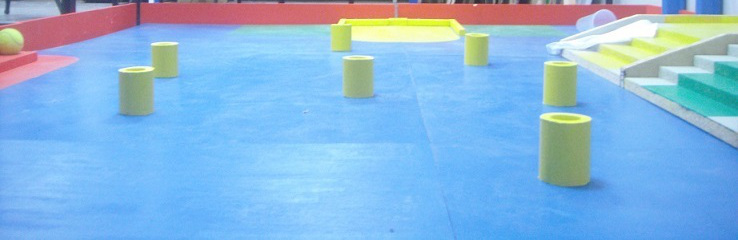
#> input picture Informatique/ColorDetection/test1.JPG, 738 x 240 px
$ python -i ColorDetection.py   (imports and definitions only)
#> lines starting #> are read from the running program, lines starting #| are printed output that depends on the picture; after the words box and inside, x2 and y2 are one past the last pixel; in counts of white or black regions, pixels touching at a corner belong together
#> further down, picture is the input picture: shape (240, 738, 3); mean B, G, R 221.6, 182.3, 136
# -*- coding: utf-8 -*-
"""
Created on Sun Dec 14 19:31:20 2014

@author: Darkpudding
"""

import numpy as np
import cv2

class ColorDetection:

    # used in cv2.createTrackBar
    @staticmethod
    def nothing(x):
        pass

    # [68 lines left out: function runWebcam, not called in this run]

    @staticmethod
    def runImage(imgOriginal):

        cv2.namedWindow('Control') # create a window called "Control"

        # Hue, Saturation, Value
        iLowH = 0
        iHighH = 179

        iLowS = 0
        iHighS = 255

        iLowV = 0
        iHighV = 255

        # Create trackbars in "Control" window
        cv2.createTrackbar("LowH", "Control", iLowH, 179, ColorDetection.nothing); # Hue (0 - 179)
#> slider 'LowH' is set to 35
        cv2.createTrackbar("HighH", "Control", iHighH, 179, ColorDetection.nothing);

        cv2.createTrackbar("LowS", "Control", iLowS, 255, ColorDetection.nothing); # Saturation (0 - 255)
#> slider 'LowS' is set to 51
        cv2.createTrackbar("HighS", "Control", iHighS, 255, ColorDetection.nothing);

        cv2.createTrackbar("LowV", "Control", iLowV, 255, ColorDetection.nothing); # Value (0 - 255)
#> slider 'LowV' is set to 51
        cv2.createTrackbar("HighV", "Control", iHighV, 255, ColorDetection.nothing);

        cv2.createTrackbar("Resolution", "Control", 5, 10, ColorDetection.nothing); # erode, dilate size

        while True:

            imgHSV = cv2.cvtColor(imgOriginal, cv2.COLOR_BGR2HSV) # Convert the captured frame from BGR to HSV
#> imgHSV: shape (240, 738, 3); mean H, S, V 100.2, 118.1, 234.1
            # lowe_HSV= [LowH,LowS,LowV]  upper_HSV = [HighH,HighS,HighV]
            lower_HSV = np.array([cv2.getTrackbarPos('LowH','Control'),cv2.getTrackbarPos('LowS','Control'),cv2.getTrackbarPos('LowV','Control')])
            upper_HSV = np.array([cv2.getTrackbarPos('HighH','Control'),cv2.getTrackbarPos('HighS','Control'),cv2.getTrackbarPos('HighV','Control')])
            s = cv2.getTrackbarPos("Resolution", "Control")+1  # erode, dilate size

            imgThresholded = cv2.inRange(imgHSV, lower_HSV, upper_HSV) #Threshold the image
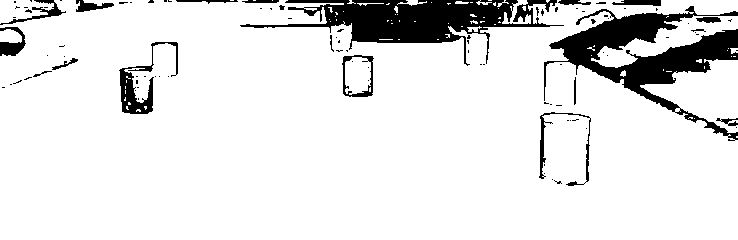
#> imgThresholded: shape (240, 738); 89.1% white; 97 black regions (77 under 20 px), largest, box (x1, y1, x2, y2) and area: (544, 6, 738, 141) 7776, (240, 0, 564, 66) 7370, (119, 42, 178, 114) 1069

            # morphological opening (remove small objects from the foreground)
            imgThresholded = cv2.erode(imgThresholded, cv2.getStructuringElement(cv2.MORPH_ELLIPSE, (s, s)) );
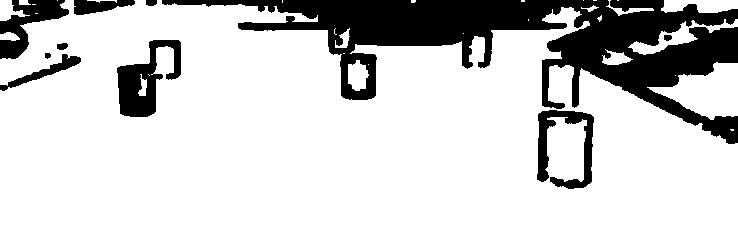
#> imgThresholded: shape (240, 738); 80.8% white; 10 black regions, largest, box (x1, y1, x2, y2) and area: (162, 0, 738, 144) 26481, (117, 40, 181, 117) 2413, (537, 110, 594, 189) 1833
            imgThresholded = cv2.dilate(imgThresholded, cv2.getStructuringElement(cv2.MORPH_ELLIPSE, (s, s)) );
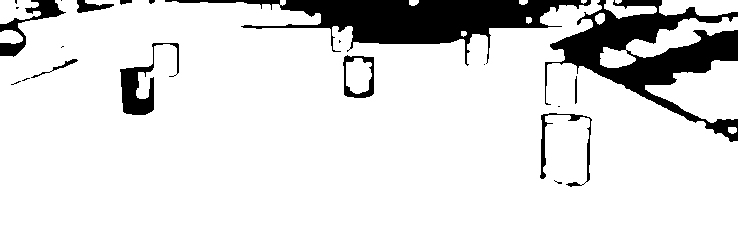
#> imgThresholded: shape (240, 738); 87.3% white; 21 black regions (11 under 20 px), largest, box (x1, y1, x2, y2) and area: (165, 0, 591, 66) 9506, (545, 0, 738, 142) 9131, (120, 43, 179, 115) 1303

            # morphological closing (fill small holecv2.createTrackbar("Resolution", "Control", 5, 10, ColorDetection.nothing);s in the foreground)
            imgThresholded = cv2.dilate(imgThresholded, cv2.getStructuringElement(cv2.MORPH_ELLIPSE, (s, s)) );
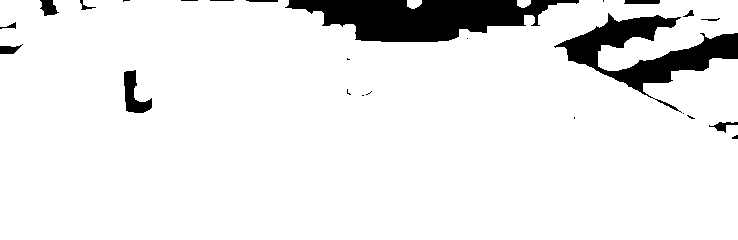
#> imgThresholded: shape (240, 738); 91.7% white; 25 black regions (12 under 20 px), largest, box (x1, y1, x2, y2) and area: (285, 0, 579, 42) 7532, (554, 13, 738, 113) 5544, (124, 70, 152, 113) 607
            imgThresholded = cv2.erode(imgThresholded, cv2.getStructuringElement(cv2.MORPH_ELLIPSE, (s, s)) );
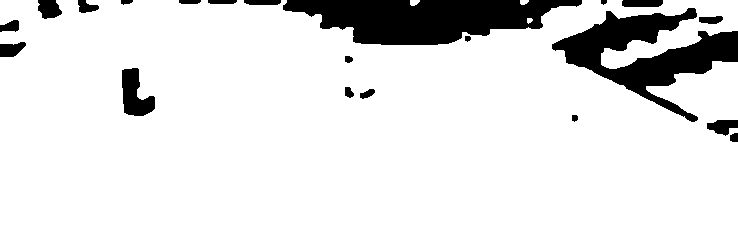
#> imgThresholded: shape (240, 738); 88.6% white; 21 black regions, largest, box (x1, y1, x2, y2) and area: (283, 0, 582, 45) 8829, (552, 8, 738, 122) 7832, (122, 68, 155, 116) 986

            cv2.imshow("Thresholded Image", imgThresholded); # show the thresholded image
            cv2.imshow("Original", imgOriginal); # show the original image

            if cv2.waitKey(30) == 27: # wait for 'esc' key press for 30ms. If 'esc' key is pressed, break loop
#> (key Esc is pressed here)
                print("esc key is pressed by user")
                break

        # When everything done, release the windows
        cv2.destroyAllWindows()

>>> import cv2
>>> picture = cv2.imread('test1.JPG')
>>> result = ColorDetection().runImage(picture)

$ run again, on Informatique/ColorDetection/test2.JPG
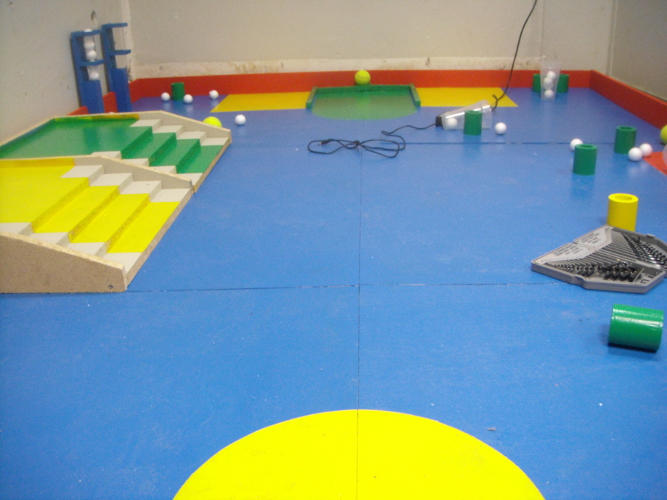
#> input picture Informatique/ColorDetection/test2.JPG, 667 x 500 px
#> picture is the input picture: shape (500, 667, 3); mean B, G, R 155.1, 153, 124.4
#> imgHSV: shape (500, 667, 3); mean H, S, V 74.7, 136.8, 195.4
#> in runImage, `imgThresholded = cv2.inRange(imgHSV, lower_HSV, upper_HSV)`:
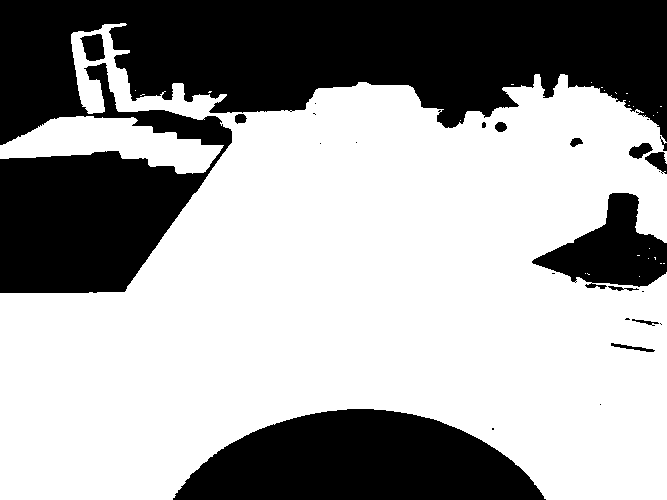
#> imgThresholded: shape (500, 667); 62.9% white; 26 black regions (12 under 20 px), largest, box (x1, y1, x2, y2) and area: (0, 0, 667, 293) 91145, (173, 409, 546, 500) 24252, (532, 193, 667, 289) 6590
#> in runImage, `imgThresholded = cv2.erode(imgThresholded, cv2.getStructuringElement(c..`:
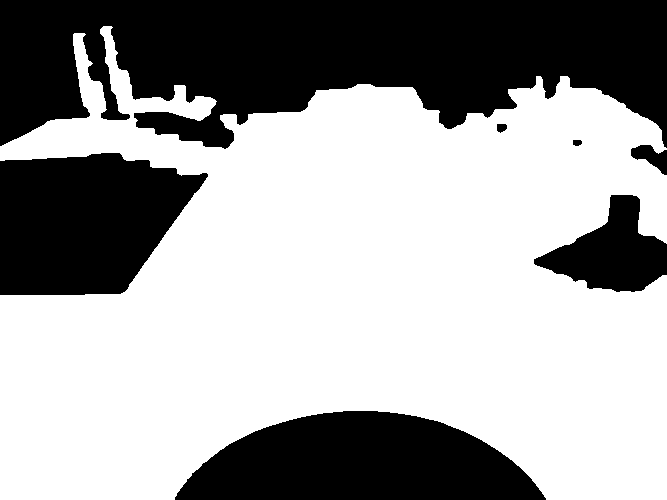
#> imgThresholded: shape (500, 667); 62.7% white; 7 black regions, largest, box (x1, y1, x2, y2) and area: (0, 0, 667, 149) 70320, (175, 411, 546, 500) 23986, (0, 153, 208, 295) 22556
